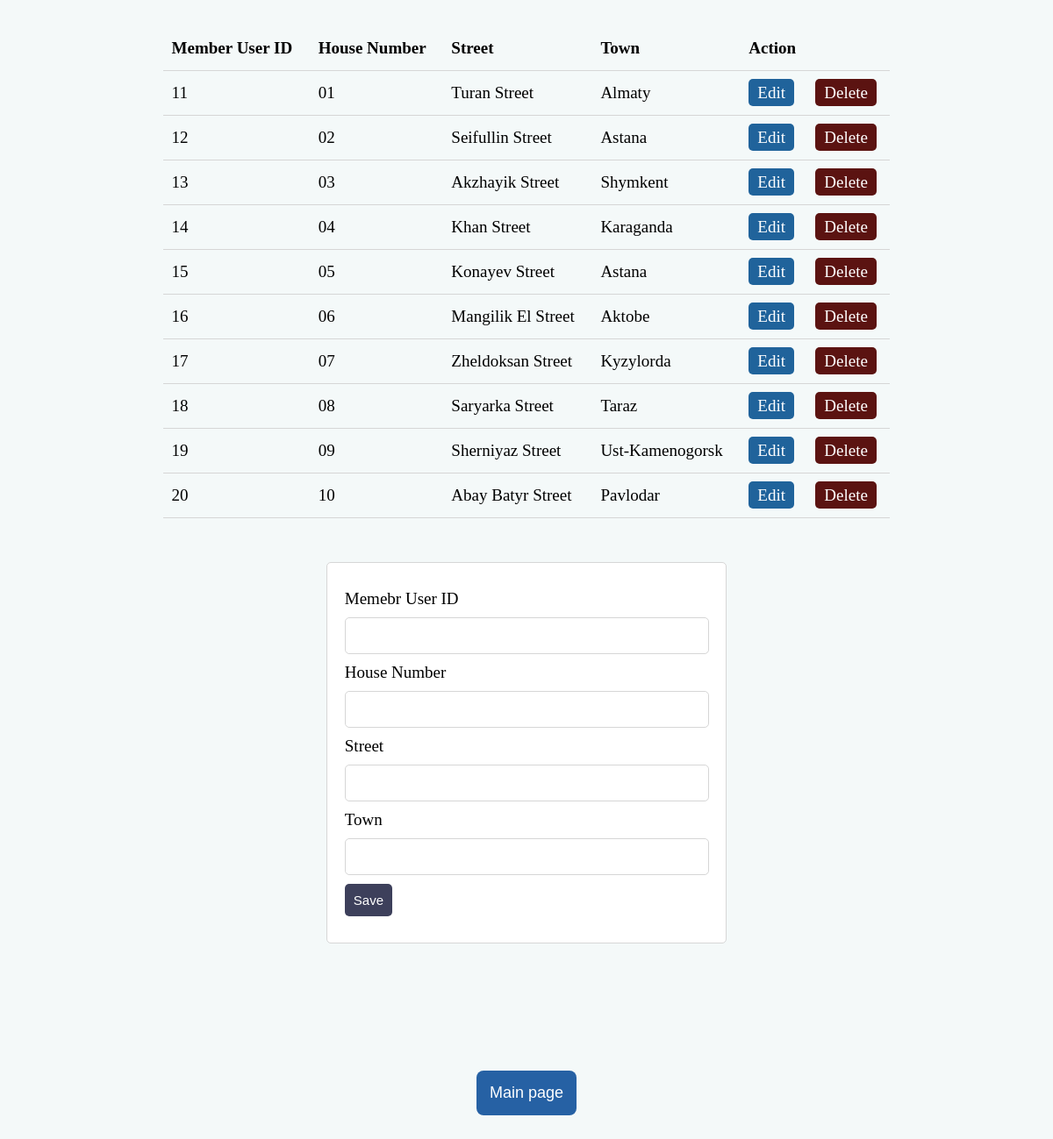
Page /add_address.php on the committed database.
### tables this page shows
CREATE TABLE ADDRESS (
    member_user_id INT NOT NULL,
    house_number CHAR(2) NOT NULL,
    street VARCHAR(255) NOT NULL,
    town VARCHAR(255) NOT NULL,
    FOREIGN KEY (member_user_id) REFERENCES MEMBER(member_user_id)
	ON DELETE CASCADE
    ON UPDATE CASCADE,
    PRIMARY KEY(member_user_id)
);

### server.php (called while the page is built, shortened)
<?php
        $house_number = "";
        $street = "";
        $town = "";
        $edit_state3= false;
        $member_user_id= "";
        $db = mysqli_connect('localhost', 'root','Database.123', 'caregivers');
        $results3 = mysqli_query($db, "SELECT * FROM ADDRESS");
?>

### add_address.php (the view, shortened to what this page needs)
<?php  include('server.php');
?>
<!DOCTYPE html>
<html>
<head>
        <link rel="stylesheet" type="text/css" href="styles.css">
</head>
<body>
    <table>
        <thead>
            <tr>
                <th>Member User ID</th>
                <th>House Number</th>
                <th>Street</th>
                <th>Town</th>
                <th colspan="2">Action</th>
            </tr>
        </thead>
        <tbody>
            <?php while ($row= mysqli_fetch_array($results3)) { ?>
                <tr>
                    <td><?php echo $row['member_user_id']; ?></td>
                    <td><?php echo $row['house_number']; ?></td>
                    <td><?php echo $row['street']; ?></td>
                    <td><?php echo $row['town']; ?></td>
                    <td>
                        <a class="edit_btn" href="add_address.php?edit3=<?php echo $row['member_user_id']; ?>">Edit</a>
                    </td>
                    <td>
                        <a class="del_btn" href="server.php?del3=<?php echo $row['member_user_id']; ?>">Delete</a>
                    </td>
                </tr>
            <?php } ?>
        </tbody>
    </table>
    <form method="post" action="server.php">
        <div class="input-group">
            <label>Memebr User ID</label>
            <input type="text" name="member_user_id" value="<?php echo $member_user_id; ?>">
        </div>
        <div class="input-group">
            <label>House Number</label>
            <input type="text" name="house_number" value="<?php echo $house_number; ?>">
        </div>
        <div class="input-group">
            <label>Street</label>
            <input type="text" name="street" value="<?php echo $street; ?>">
        </div>
        <div class="input-group">
            <label>Town</label>
            <input type="text" name="town" value="<?php echo $town; ?>">
        </div>
        <div class="input-group">
            <?php if ($edit_state3== false) : ?>
                <button type="submit" name="save3" class="btn">Save</button>
            <?php else : ?>
                <button type="submit" name="update3" class="btn">Update</button>
            <?php endif ?>
        </div>
    </form>
    <div class="center-container-user">
        <button class="btn main-page-button" onclick="location.href='index.php'">Main page</button>
</div>
</body>
</html>

### styles.css (style rules this page uses)
body { font-size: 19px; background-color: #f4f9f9; }
table { width: 70%; margin: 30px auto; border-collapse: collapse; text-align: left; }
tr { border-bottom: 1px solid #d6d6d6; }
th, td { border: none; height: 30px; padding: 10px; }
form { width: 35%; margin: 50px auto; text-align: left; padding: 20px; border: 1px solid #d6d6d6; border-radius: 5px; background-color: #ffffff; }
.input-group { margin: 10px 0px; }
.input-group label { display: block; text-align: left; margin: 10px 0; }
.input-group input { height: 20px; width: 95%; padding: 10px; font-size: 16px; border-radius: 5px; border: 1px solid #d6d6d6; }
.btn { padding: 10px; font-size: 15px; color: white; background: #3D405B; border: none; border-radius: 5px; }
.edit_btn { text-decoration: none; padding: 5px 10px; background: #20639B; color: white; border-radius: 5px; }
.del_btn { text-decoration: none; padding: 5px 10px; color: white; border-radius: 5px; background: #5b1311; }
.register-button, .secondary-button, .main-page-button { padding: 15px; font-size: 18px; border: none; border-radius: 8px; cursor: pointer; transition: background-color 0.3s ease; }
.main-page-button { background: #2661a4; color: #fff; }
.center-container-user { display: flex; flex-direction: column; align-items: center; justify-content: center; height: 30vh; }

### rows in the picture
address: member_user_id "11", house_number "01", street "Turan Street", town "Almaty"
address: member_user_id "12", house_number "02", street "Seifullin Street", town "Astana"
address: member_user_id "13", house_number "03", street "Akzhayik Street", town "Shymkent"
address: member_user_id "14", house_number "04", street "Khan Street", town "Karaganda"
address: member_user_id "15", house_number "05", street "Konayev Street", town "Astana"
address: member_user_id "16", house_number "06", street "Mangilik El Street", town "Aktobe"
address: member_user_id "17", house_number "07", street "Zheldoksan Street", town "Kyzylorda"
address: member_user_id "18", house_number "08", street "Saryarka Street", town "Taraz"
address: member_user_id "19", house_number "09", street "Sherniyaz Street", town "Ust-Kamenogorsk"
address: member_user_id "20", house_number "10", street "Abay Batyr Street", town "Pavlodar"
